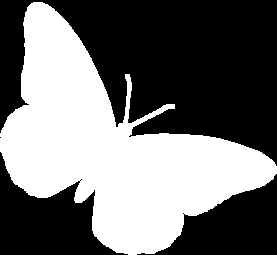
%> input picture A3PengyuWang0425157/Q3/butterfly.pgm, 277 x 255 px
$ octave Butterfly.m   (GNU Octave 9; MATLAB toolbox functions it lacks are replaced by stand-ins)
%> lines starting %> are read from the running program, lines starting %| are printed output that depends on the picture; in (x1, y1, x2, y2) boxes, pixels count from 0 and x2, y2 are one past the last pixel; in counts of white or black regions, pixels touching at a corner belong together; the program's own positions count from 1
close all;
clear;
clc;

butterfly = imread("butterfly.pgm");
%> butterfly is the input picture: size 255x277 uint8; 43.6% white; 1 white region, box (x1, y1, x2, y2) and area: (0, 2, 277, 255) 30789

%%%%%%%%%%%%
% Skeleton %
%%%%%%%%%%%%
subplot(1,3,1);
imshow(butterfly);

butterflyComplement = imcomplement(butterfly);
bw = imbinarize(butterfly);
butterflySkeleton = bwskel(bw);
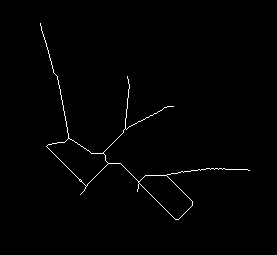
%> butterflySkeleton: size 255x277 logical; 0.87% white in thin lines or dots, all inside (x1, y1, x2, y2) = (40, 23, 250, 220)
subplot(1,3,2);
imshow(labeloverlay(butterfly,butterflySkeleton,"Transparency",0));
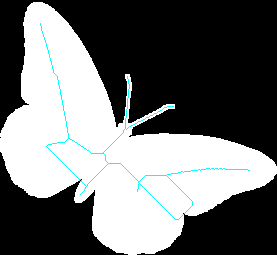
%> displayed picture: size 255x277x3, on the screen's scale of 0 to 255; mean R, G, B 108.9, 111.2, 111.2


%> (the run ends here)

$ run again, with A3PengyuWang0425157/Q3/beetle.pgm copied over A3PengyuWang0425157/Q3/butterfly.pgm
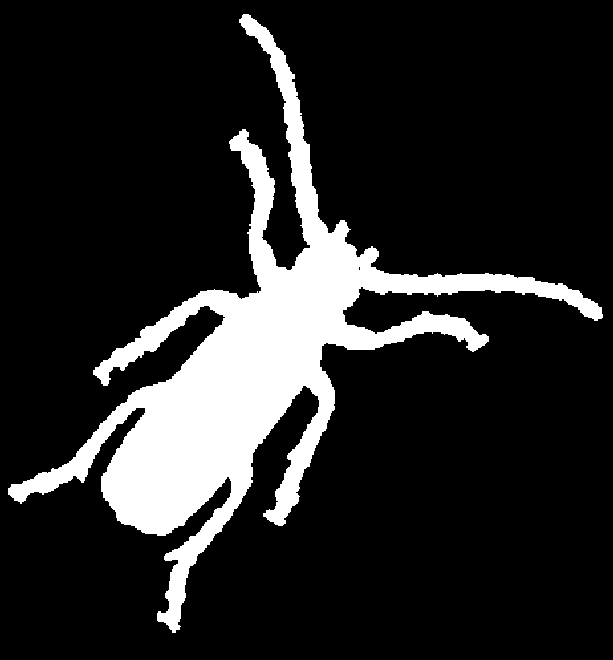
%> input picture A3PengyuWang0425157/Q3/beetle.pgm, 613 x 660 px
%> butterfly is the input picture: size 660x613 uint8; 15% white; 1 white region, box (x1, y1, x2, y2) and area: (8, 14, 603, 633) 60690
%> `butterflySkeleton = bwskel(bw);`:
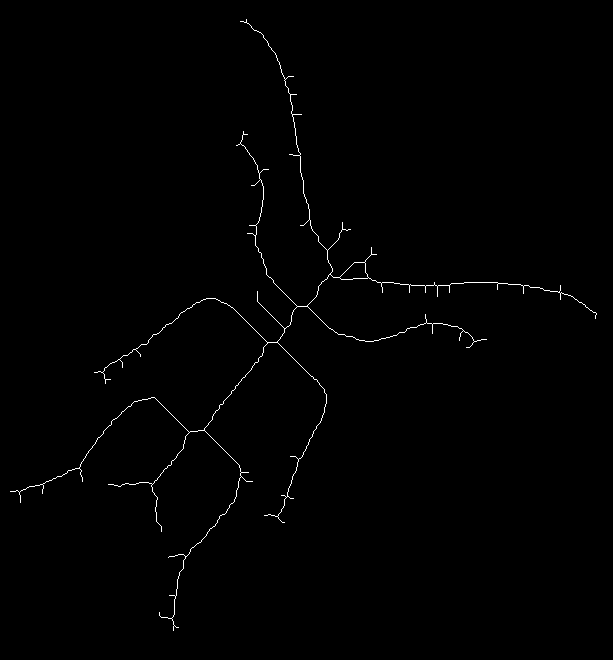
%> butterflySkeleton: size 660x613 logical; 0.62% white in thin lines or dots, all inside (x1, y1, x2, y2) = (10, 19, 597, 631)
%> `imshow(labeloverlay(butterfly,butterflySkeleton,"Transparency",0));`:
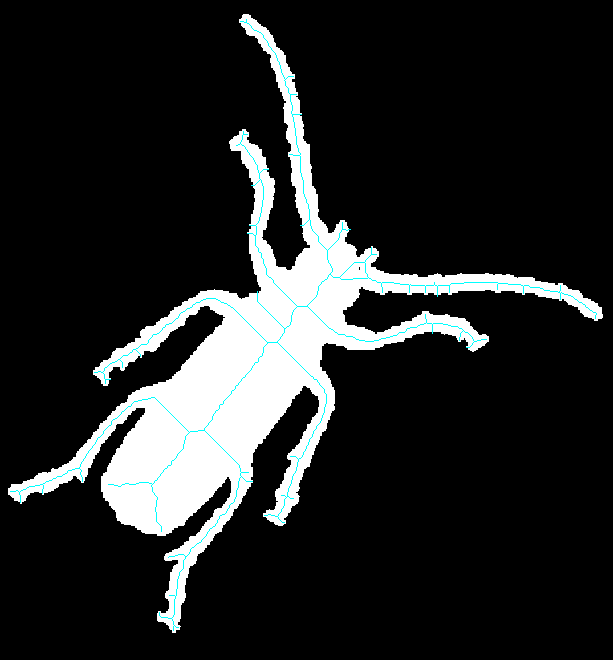
%> displayed picture: size 660x613x3, on the screen's scale of 0 to 255; mean R, G, B 36.7, 38.3, 38.3
